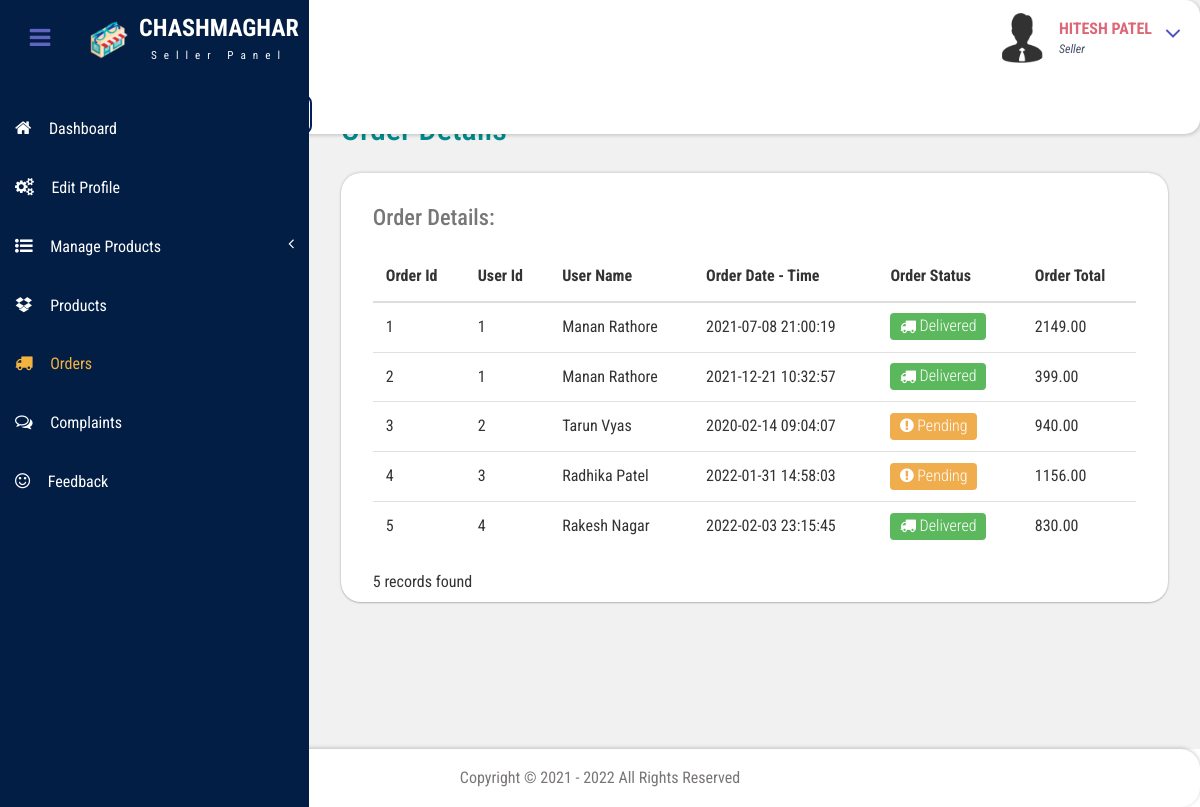
Page /Seller-Panel/order.php on the committed database.
### tables this page shows
CREATE TABLE `order_mst` (
  `order_id` int(5) NOT NULL,
  `user_id` int(5) NOT NULL,
  `order_datetime` datetime NOT NULL,
  `order_status` varchar(20) NOT NULL,
  `order_total` decimal(8,2) NOT NULL
);

CREATE TABLE `user_tbl` (
  `user_id` int(5) NOT NULL,
  `user_email` varchar(30) NOT NULL,
  `user_name` varchar(30) NOT NULL,
  `user_dob` date NOT NULL,
  `user_gender` varchar(6) NOT NULL,
  `user_phone` bigint(10) NOT NULL,
  `user_address1` varchar(150) NOT NULL,
  `user_address2` varchar(150) NOT NULL,
  `user_pincode` int(6) NOT NULL,
  `user_status` tinyint(1) NOT NULL
);

### Seller-Panel/order.php (the view, shortened to what this page needs)
<!DOCTYPE HTML>
<html>
    <head>
        <link href="css/bootstrap.css" rel='stylesheet' type='text/css' />
        <link href="css/style.css" rel='stylesheet' type='text/css' />
        <link href="css/font-awesome.css" rel="stylesheet">
        <link href="css/animate.css" rel="stylesheet" type="text/css" media="all">
        <link href="css/custom.css" rel="stylesheet">
    </head>
    <body class="cbp-spmenu-push">
        <div class="main-content">
            <?php
            include './themepart/sidebar.php';
            ?>
            <?php
            include './themepart/header.php';
            ?>
            <div id="page-wrapper">
                <div class="main-page">
                    <div class="tables">
                        <h3 class="title1">Order Details</h3>
                        <div class="panel-body widget-shadow">
                            <h4>Order Details:</h4>
                                <table class="table table-hover">
                                    <thead>
                                        <tr>
                                            <th>Order Id</th>
                                            <th>User Id</th>
                                            <th>User Name</th>
                                            <th>Order Date - Time</th>
                                            <th>Order Status</th>
                                            <th>Order Total</th>
                                        </tr>
                                    </thead>
                                    <tbody>
                                    <?php
                                     $que1=("SELECT * FROM `order_mst` WHERE 1");
                                    $select = mysqli_query($conn,$que1) or die(mysqli_error($conn));
                                    while($ordrow = mysqli_fetch_array($select))
                                    {
                                        echo "<tr>";
                                        echo "<td>{$ordrow['order_id']}</td>";
                                        echo "<td>{$ordrow['user_id']}</td>";
                                        $user_id=$ordrow['user_id'];
$select1 = mysqli_query($conn,"select * from user_tbl where user_id = $user_id") or die(mysqli_error($conn));
$userrow=mysqli_fetch_array($select1);
echo "<td>{$userrow['user_name']}</td>";
                                        echo "<td>{$ordrow['order_datetime']}</td>";
                                        if($ordrow['order_status']==0)
                                        {
                                            echo "<td><a  class='label label-warning' style='font-size:100% !important;font-weight: 300 !important;'><i class='fa fa-exclamation-circle'></i> Pending</a></td>";
                                        }
                                        else
                                        {
                                            echo "<td><a  class='label label-success' style='font-size:100% !important;font-weight: 300 !important;'><i class='fa fa-truck'></i> Delivered</a></td>";
                                        }
                                        echo "<td>{$ordrow['order_total']}</td>";
                                        echo "</tr>";
                                    }
                                    ?>
                                    </tbody>
                                </table>
                            <?php
                            $count = mysqli_num_rows($select);
                            echo $count." records found";
                            ?>
                        </div>
                    </div>
                </div>
            </div>
            <?php
            include './themepart/footer.php';
            ?>
        </div>
    </body>
</html>

### Seller-Panel/css/custom.css (style rules this page uses)
#page-wrapper { padding:7em 2em 2.5em; background-color: #F1F1F1; }

### rows in the picture
order_mst: order_id "1", user "1", user.user_name "Manan Rathore", order_datetime "2021-07-08 21:00:19", order_status "1" (drawn), order_total "2149.00"
order_mst: order_id "2", user "1", user.user_name "Manan Rathore", order_datetime "2021-12-21 10:32:57", order_status "1" (drawn), order_total "399.00"
order_mst: order_id "3", user "2", user.user_name "Tarun Vyas", order_datetime "2020-02-14 09:04:07", order_status "0" (drawn), order_total "940.00"
order_mst: order_id "4", user "3", user.user_name "Radhika Patel", order_datetime "2022-01-31 14:58:03", order_status "0" (drawn), order_total "1156.00"
order_mst: order_id "5", user "4", user.user_name "Rakesh Nagar", order_datetime "2022-02-03 23:15:45", order_status "1" (drawn), order_total "830.00"

### other values in the picture
$count "5"
